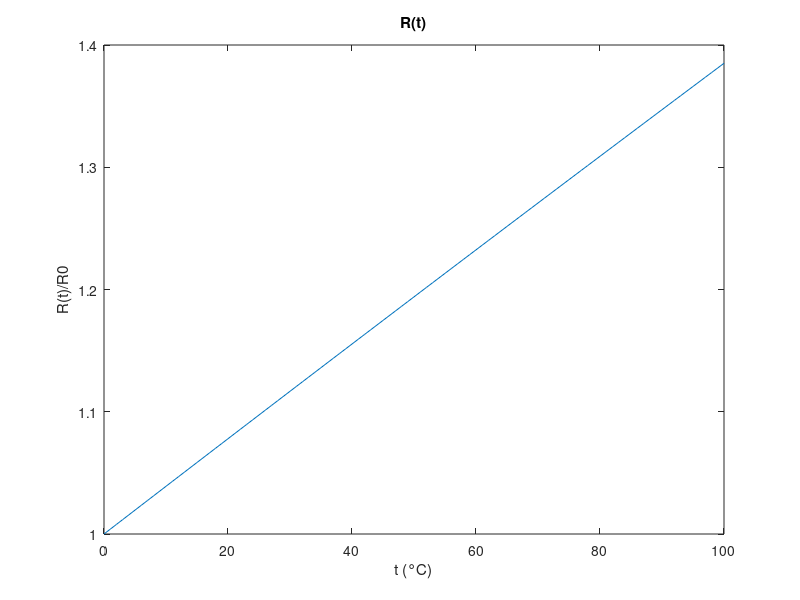
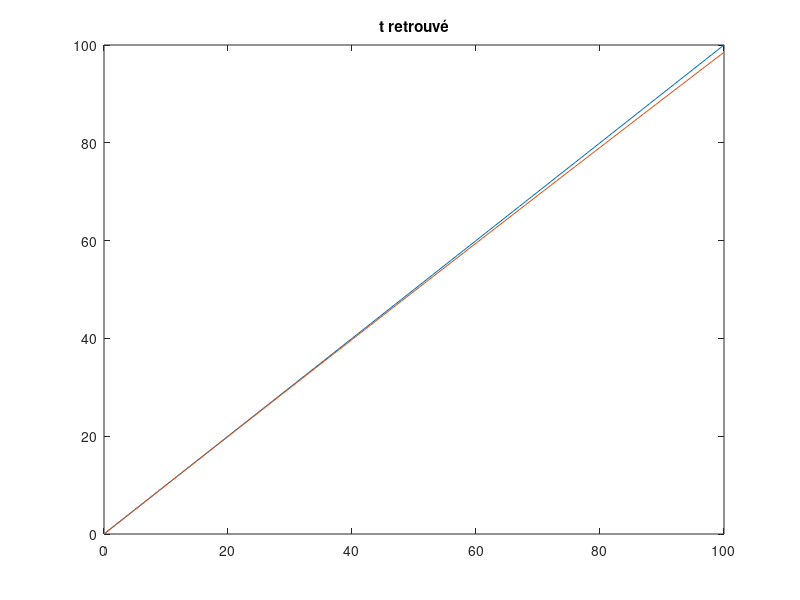
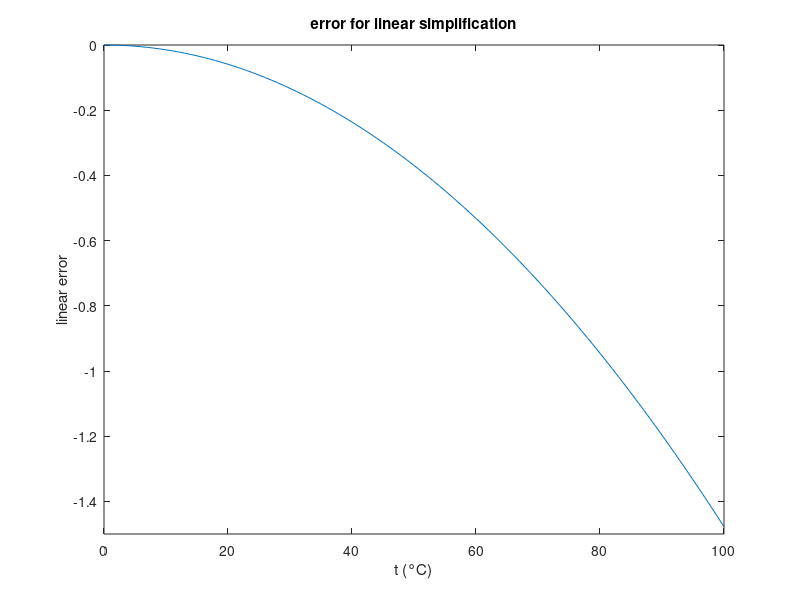
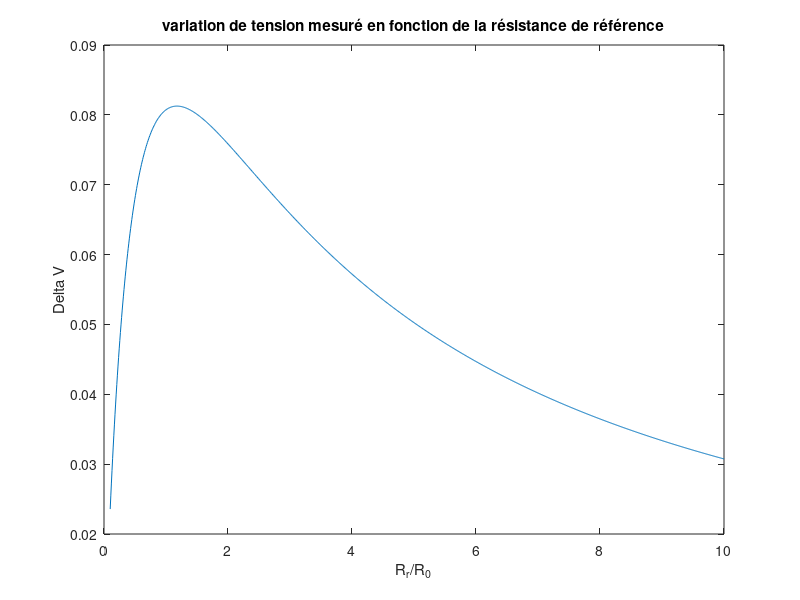

These figures' MATLAB source, in order:
clear all;
close all;

print_plot = 0;

if print_plot == 1
  graphics_toolkit("gnuplot");
else
  graphics_toolkit("qt");
endif

A = 3.9083*10^(-3);
B = -5.7750*10^(-7);

Rr = 0.1; %référence en série rajouté en kOhm
t=0:100;

R = 1+A*t+B*t.*t;

figure(1)
plot(t,R);
title ("R(t)");
xlabel("t (°C)");
ylabel("R(t)/R0");
if print_plot == 1
  print resitor_variation.fig
endif

a = B;
b = A;
c = 1-R;
delta2 = b*b - 4*a*c;
tm = (-b+sqrt(delta2))/2/a;

tm2 = (R-1)/A;

figure(2)
plot(t,tm,t,tm2);
title("t retrouvé");

figure(3)
plot(t,tm2-tm);
ylim([-1.5 0]);
title ("error for linear simplification");
xlabel("t (°C)");
ylabel("linear error");
if print_plot == 1
  print linear_error.fig
endif

Np = 1024;
Rr = linspace(0.1,10,1024);
delta = zeros(Np,1);
for k=1:Np
  Req=R+Rr(k);
  U = R./Req;
  delta(k) = U(end)-U(1);
endfor

%U=R./Req;
figure(4)
plot(Rr,delta);
title("variation de tension mesuré en fonction de la résistance de référence");
xlabel("R_r/R_0");
ylabel("\Delta V");
if print_plot == 1
  print maximum_relative_voltage_variation.fig
endif

Rr = 1;
Req = R+Rr;
U = R./Req;
figure(5)
plot(t,U);
title("tension relative aux borne du capteur");


m=floor(1024*U);

figure(6)
plot(t,m);
title("mesure arduino en fonction de la température");
xlabel("t (°C)");
ylabel("ADC output");
if print_plot == 1
  print arduino_mesure.fig
endif